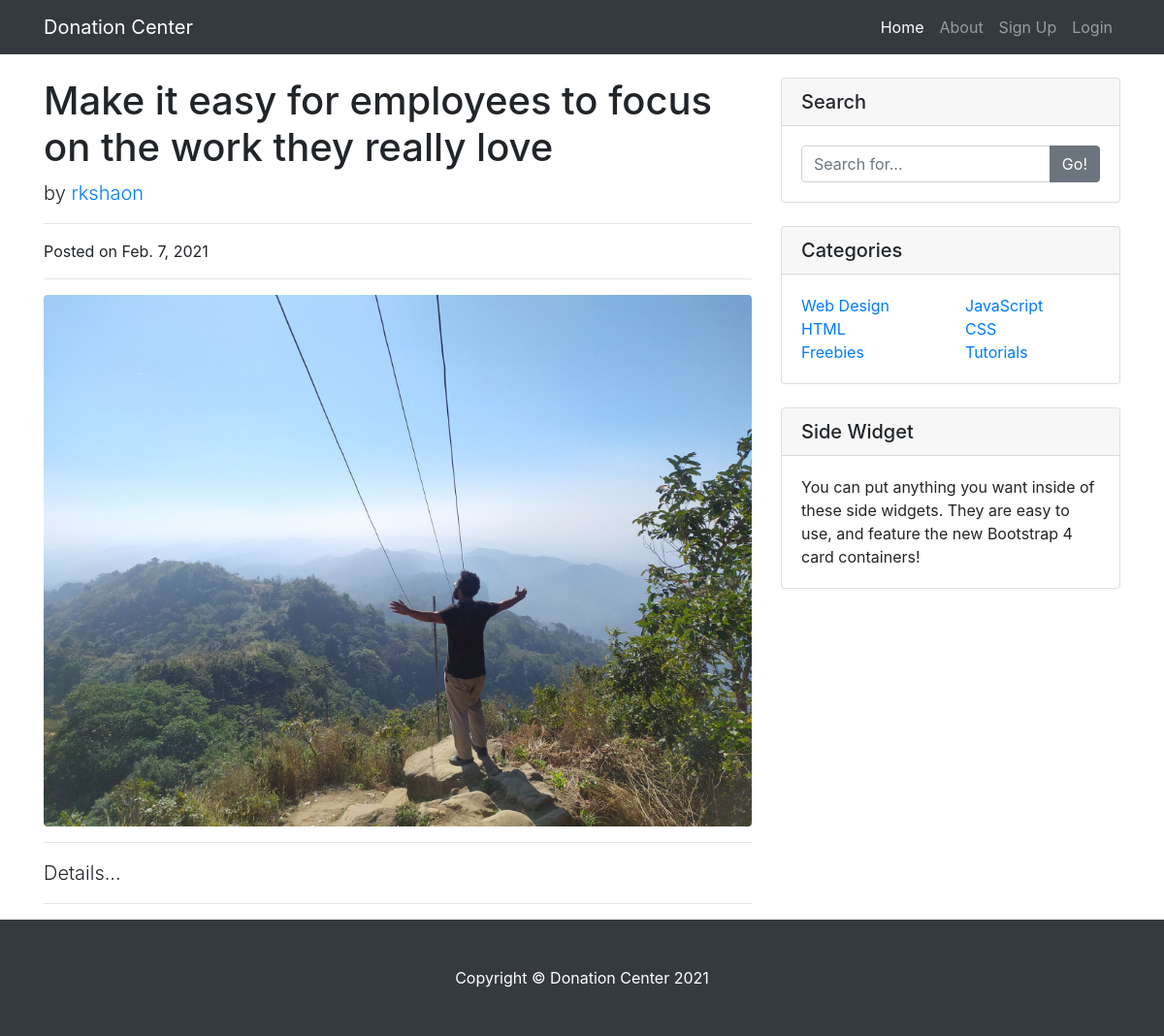
/post/10, run on the app's committed database.
### donation_site/models.py (models this page shows, shortened)
class Post(models.Model):
    author = models.ForeignKey('auth.user', on_delete=models.CASCADE)
    title = models.CharField(max_length=250)
    image = models.ImageField(upload_to='', blank=True)
    description = models.TextField()
    created_date = models.DateTimeField(default=timezone.now())
    date = models.DateField(null=True)

### donation_site/views.py (the view)
# urls.py: re_path(r'^post/(?P<pk>\d+)$', views.post, name='post'),
def post(request, pk):
    post = Post.objects.get(id=pk)
    total_donation = Donation.objects.aggregate(Sum('amount'))
    donate = False
    context = {
        'title': 'Post | Donation Center',
        'post': post,
        'donate': donate,
        'total_donation': total_donation,
    }
    template = loader.get_template('post_detail.html')
    return HttpResponse(template.render(context, request))

### donation/templates/post_detail.html
{% extends 'base.html' %}
{% block content %}
<div class="col-lg-8">
  <h1 class="mt-4">{{ post.title }}</h1>
  <p class="lead">by <a href="{% url 'organization' pk=post.author.id %}">{{ post.author }}</a></p>
  <hr>
  <p>Posted on {{ post.date }}</p>
  <hr>
  <img class="img-fluid rounded" src="{{ post.image.url }}" alt="">
  <hr>
  <p class="lead">{{ post.description }}</p>
  <hr>
</div>
{% endblock %}

### donation/static/css/blog-home.css (style rules this page uses)
body { padding-top: 56px; }

### data on the page
Post: title "Make it easy for employees to focus on the work they really love", author "rkshaon", date "Feb. 7, 2021", image (picture), description "Details..."
